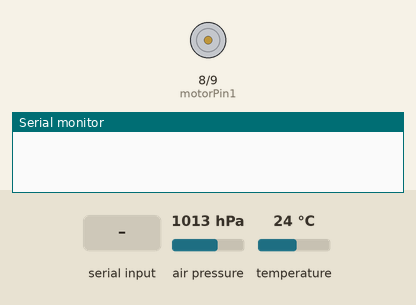
This sketch was run on a simulated Arduino Uno, built with avr-gcc and run on an emulated ATmega328P. Shown: motor-driver pin pairs drawn as motors (green arrow = first pin HIGH = forward, orange = second pin HIGH = backward, longer = more drive), the last lines printed to the serial monitor. Inputs (shaded band) come from the test bench; at power-on: air pressure 1013 hPa, temperature 24 °C.

Above: at 1.2 s.
1.3 s: "<MOTOR_ON>" received over the second serial link
At 2.6 s:
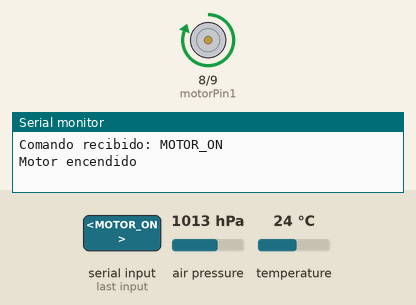
3.5 s: "<MOTOR_OFF>" received over the second serial link
At 4.7 s:
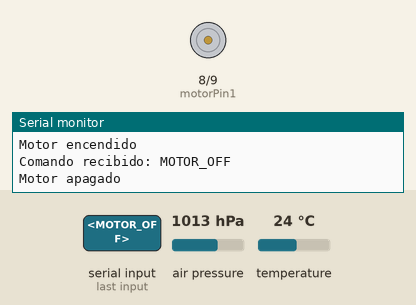
Timing chart, 0 to 6.5 s (numbered marks = the images above; inputs shaded):
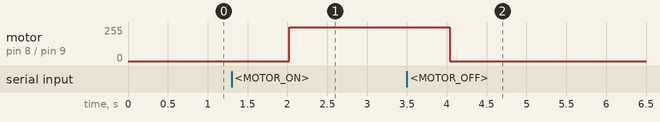

Measured:
- after the input at 1.3 s, motor on pin 8 (motorPin1) / pin 9 (motorPin2): stopped → forward 255/255 after 0.72 s
- after the input at 3.5 s, motor on pin 8 (motorPin1) / pin 9 (motorPin2): forward 255/255 → stopped after 0.54 s

The sketch:

CANSAT_ENVIANDO.ino
```cpp
#include <Wire.h>
#include <Adafruit_Sensor.h>
#include <Adafruit_BMP280.h>
#include <SoftwareSerial.h>

Adafruit_BMP280 bmp;
SoftwareSerial XBee(10, 11);  // RX, TX

char incomingByte;
char msg[50];                // Almacenamiento para el mensaje
byte index = 0;
bool started = false, ended = false;

// Pines del motor
const int motorPin1 = 8;
const int motorPin2 = 9;

void setup() {
  Serial.begin(115200);
  XBee.begin(115200);

  pinMode(motorPin1, OUTPUT);
  pinMode(motorPin2, OUTPUT);

  if (!bmp.begin(0x76)) {
    Serial.println("Error inicializando BMP280");
    while (1);
  }
}

void loop() {
  // Leer datos del sensor BMP280
  float temp = bmp.readTemperature();
  float presion = bmp.readPressure();
  float altitud = bmp.readAltitude(1013.25);

  // Transmitir datos del sensor
  XBee.print('<');
  XBee.print(temp);    XBee.print(',');
  XBee.print(presion); XBee.print(',');
  XBee.print(altitud);
  XBee.println('>');

  // Verificar si se recibió un comando
  while (XBee.available() > 0) {
    incomingByte = XBee.read();

    if (incomingByte == '<') {
      started = true;
      index = 0;
      msg[index] = '\0';
    }
    else if (incomingByte == '>') {
      ended = true;
      break;
    }
    else if (started && index < 49) {
      msg[index++] = incomingByte;
      msg[index] = '\0';
    }
  }

  if (started && ended) {
    Serial.print("Comando recibido: ");
    Serial.println(msg);

    if (strcmp(msg, "MOTOR_ON") == 0) {   // Encender el motor
      digitalWrite(motorPin1, HIGH);
      digitalWrite(motorPin2, LOW);
      Serial.println("Motor encendido");
    } else if (strcmp(msg, "MOTOR_OFF") == 0) {  // Apagar el motor
      digitalWrite(motorPin1, LOW);
      digitalWrite(motorPin2, LOW);
      Serial.println("Motor apagado");
    }

    started = false;
    ended = false;
  }

  delay(1000);  // Enviar datos cada segundo
}
```
